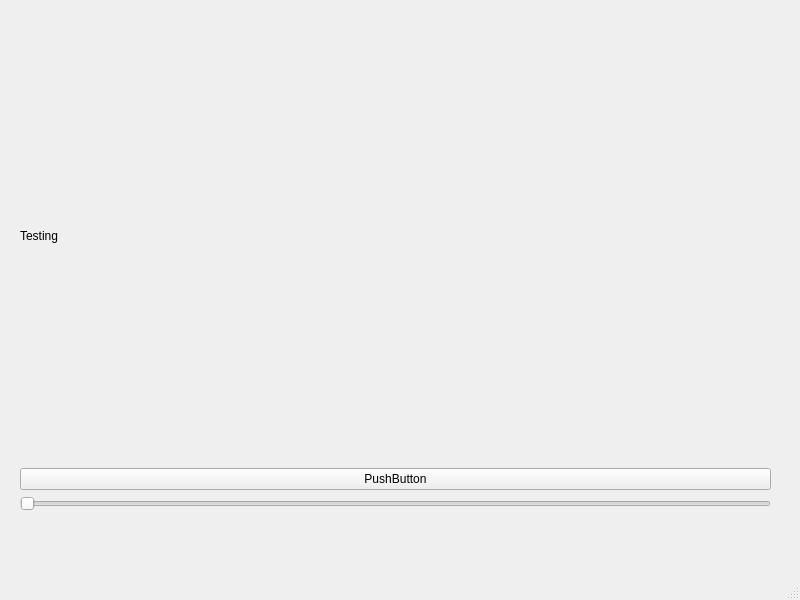
<?xml version="1.0" encoding="UTF-8"?>
<ui version="4.0">
 <class>MainWindow</class>
 <widget class="QMainWindow" name="MainWindow">
  <property name="geometry">
   <rect>
    <x>0</x>
    <y>0</y>
    <width>800</width>
    <height>600</height>
   </rect>
  </property>
  <property name="windowTitle">
   <string>MainWindow</string>
  </property>
  <widget class="QWidget" name="centralwidget">
   <widget class="QWidget" name="verticalLayoutWidget">
    <property name="geometry">
     <rect>
      <x>20</x>
      <y>10</y>
      <width>751</width>
      <height>501</height>
     </rect>
    </property>
    <layout class="QVBoxLayout" name="verticalLayout">
     <item>
      <widget class="QLabel" name="label">
       <property name="text">
        <string>Testing</string>
       </property>
      </widget>
     </item>
     <item>
      <widget class="QPushButton" name="pushButton">
       <property name="text">
        <string>PushButton</string>
       </property>
      </widget>
     </item>
     <item>
      <widget class="QSlider" name="horizontalSlider">
       <property name="orientation">
        <enum>Qt::Orientation::Horizontal</enum>
       </property>
      </widget>
     </item>
    </layout>
   </widget>
  </widget>
  <widget class="QMenuBar" name="menubar">
   <property name="geometry">
    <rect>
     <x>0</x>
     <y>0</y>
     <width>800</width>
     <height>37</height>
    </rect>
   </property>
  </widget>
  <widget class="QStatusBar" name="statusbar"/>
 </widget>
 <resources/>
 <connections/>
</ui>
